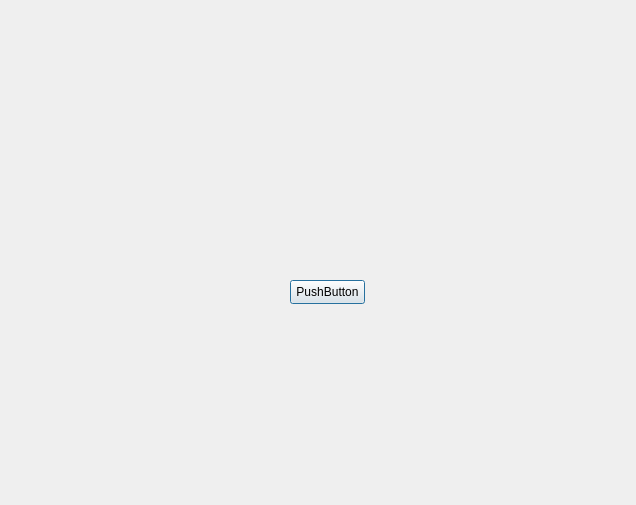
<?xml version="1.0" encoding="UTF-8"?>
<ui version="4.0">
 <class>Dialog</class>
 <widget class="QDialog" name="Dialog">
  <property name="geometry">
   <rect>
    <x>0</x>
    <y>0</y>
    <width>636</width>
    <height>505</height>
   </rect>
  </property>
  <property name="windowTitle">
   <string>Dialog</string>
  </property>
  <widget class="QPushButton" name="pushButton">
   <property name="geometry">
    <rect>
     <x>290</x>
     <y>280</y>
     <width>75</width>
     <height>24</height>
    </rect>
   </property>
   <property name="text">
    <string>PushButton</string>
   </property>
  </widget>
 </widget>
 <resources/>
 <connections/>
</ui>
